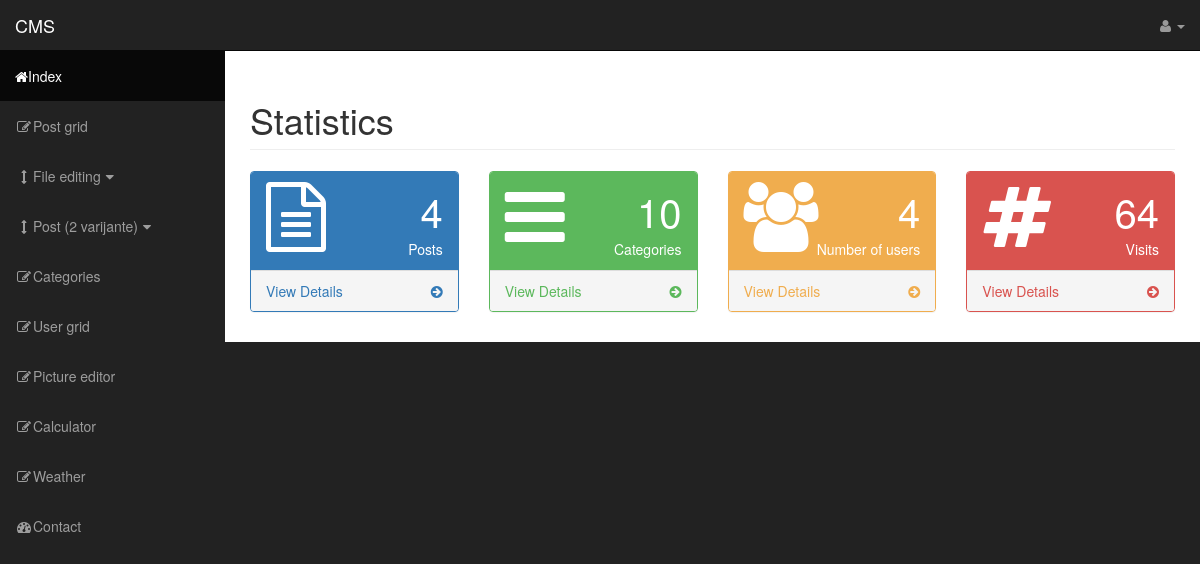
/ (signed in), run on an earlier commit of the app's database.
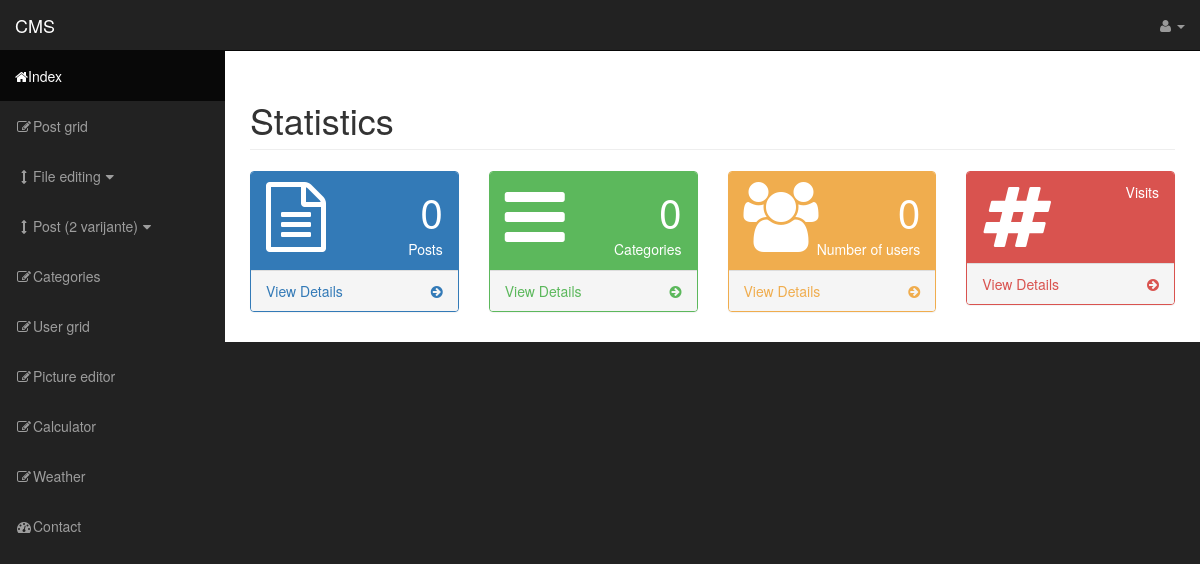
And on a later commit of the database.
### tables this page shows
CREATE TABLE IF NOT EXISTS `visits` (
  `visit` int(11) DEFAULT NULL,
  `visit_id` int(11) DEFAULT NULL
);

### index.php (the view, shortened to what the changed rows need)
<?php
require_once('includes/config.php');
require_once('includes/header.php');
require_once('includes/nav.php');
?>
            <div class="container-fluid">
                <div class="row">
                    <div class="col-lg-12">
                        <h1 class="page-header">
                            Statistics
                        </h1>
                    </div>
                </div>
                <div class="row">
                    <div class="col-lg-3 col-md-6">
                        <div class="panel panel-primary">
                            <div class="panel-heading">
                                <div class="row">
                                    <div class="col-xs-9 text-right">
									<?php $stmt1=$dbObject->prepare('SELECT count(post_id) as num from posts');
											$stmt1->execute();
											$row1 = $stmt1->fetch(PDO::FETCH_ASSOC);?>
                                        <div class="huge"><?php echo $row1['num']?></div>
                                        <div>Posts</div>
                                    </div>
                                </div>
                            </div>
                        </div>
                    </div>
                    <div class="col-lg-3 col-md-6">
                        <div class="panel panel-green">
                            <div class="panel-heading">
                                <div class="row">
                                    <div class="col-xs-9 text-right">
									<?php $stmt=$dbObject->prepare('SELECT count(category_id) as num from categories');
											$stmt->execute();
											$row = $stmt->fetch(PDO::FETCH_ASSOC);?>
                                        <div class="huge"><?php echo $row['num']?></div>
                                        <div>Categories</div>
                                    </div>
                                </div>
                            </div>
                        </div>
                    </div>
                    <div class="col-lg-3 col-md-6">
                        <div class="panel panel-yellow">
                            <div class="panel-heading">
                                <div class="row">
                                    <div class="col-xs-9 text-right">
									<?php $stmt2=$dbObject->prepare('SELECT count(user_id) as num from users');
											$stmt2->execute();
											$row2 = $stmt2->fetch(PDO::FETCH_ASSOC);?>
                                        <div class="huge"><?php echo $row2['num']?></div>
                                        <div>Number of users</div>
                                    </div>
                                </div>
                            </div>
                        </div>
                    </div>
                    <div class="col-lg-3 col-md-6">
                        <div class="panel panel-red">
                            <div class="panel-heading">
                                <div class="row">
                                    <div class="col-xs-9 text-right">
									<?php $stmt5=$dbObject->prepare('SELECT visit from visits');
											$stmt5->execute();
											$row5 = $stmt5->fetch(PDO::FETCH_ASSOC);?>
                                        <div class="huge"><?php echo $row5['visit']?></div>
                                        <div>Visits</div>
                                    </div>
                                </div>
                            </div>
                        </div>
                    </div>
                </div>
            </div>
<?php
require_once('includes/footer.php');
?>

What changed in the data, as far as the page shows it:
removed visits: visit "64"
Also different on the page:
$row1['num']: "4" → "0"
$row['num']: "10" → "0"
$row2['num']: "4" → "0"
